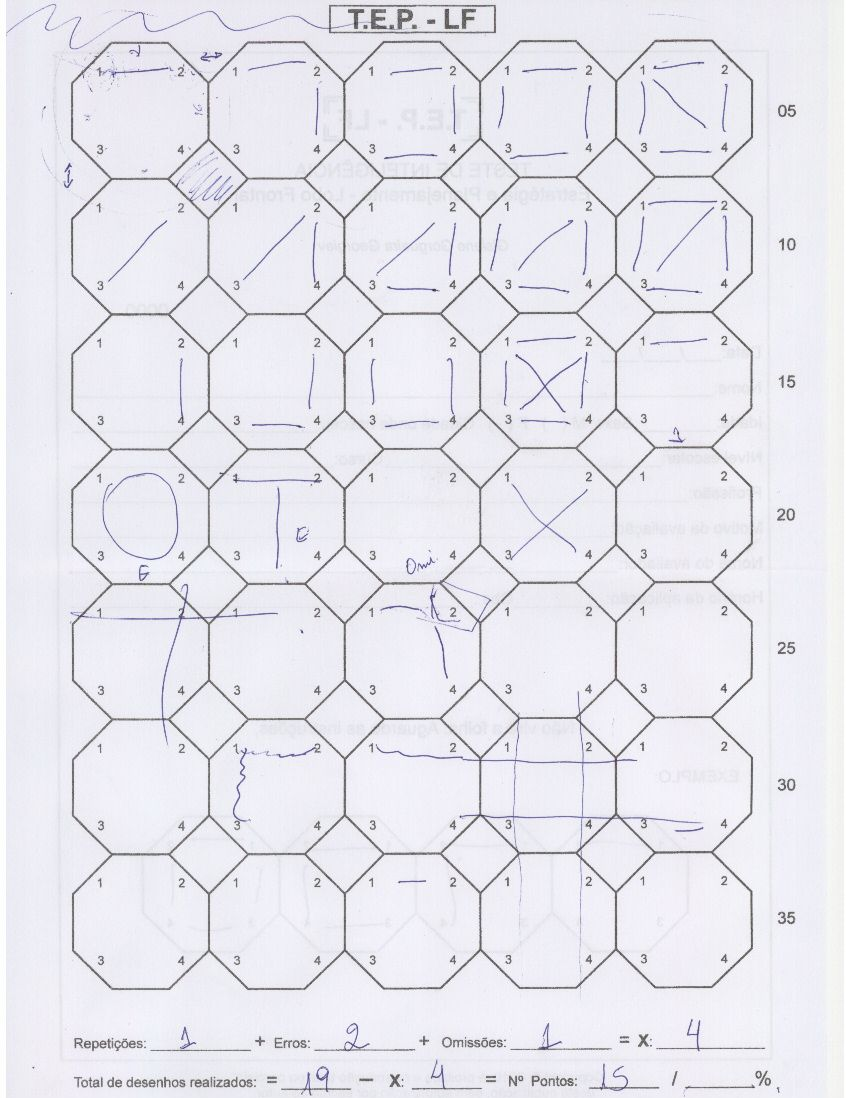
#> input picture test01.jpeg, 846 x 1098 px
$ python contour01.py
#> lines starting #> are read from the running program, lines starting #| are printed output that depends on the picture; after the words box and inside, x2 and y2 are one past the last pixel; in counts of white or black regions, pixels touching at a corner belong together
import cv2
import numpy as np
from operator import itemgetter

def print_octagons(octagons):
    for octagon in octagons:
        print("[%s, %s]" % (str(octagon[0]), str(octagon[1])))

def unify_octagons_x(octagons):
    for left in xrange(1, len(octagons)):
        for right in xrange(left, len(octagons)):
            if abs(octagons[left][0] - octagons[right][0]) < 10:
                octagons[right] = (octagons[left][0], octagons[right][1], octagons[right][2])

def unify_octagons_y(octagons):
    for left in xrange(1, len(octagons)):
        for right in xrange(left, len(octagons)):
            if abs(octagons[left][1] - octagons[right][1]) < 10:
                octagons[right] = (octagons[right][0], octagons[left][1], octagons[right][2])

def export_images(octagons):
    number = 0
    for octagon in octagons:
        number = number + 1
        filename = "out-contours/" + str(number) + ".jpg"
        print("Exporting...[%s]" % (str(number)))
        cv2.imwrite(filename, octagon[2])

img = cv2.imread('test01.jpeg')
#> img is the input picture: shape (1098, 846, 3); mean B, G, R 238.1, 230.8, 231.3
gray = cv2.cvtColor(img,cv2.COLOR_BGR2GRAY)
ret,thresh = cv2.threshold(gray,0,255,cv2.THRESH_BINARY_INV+cv2.THRESH_OTSU)
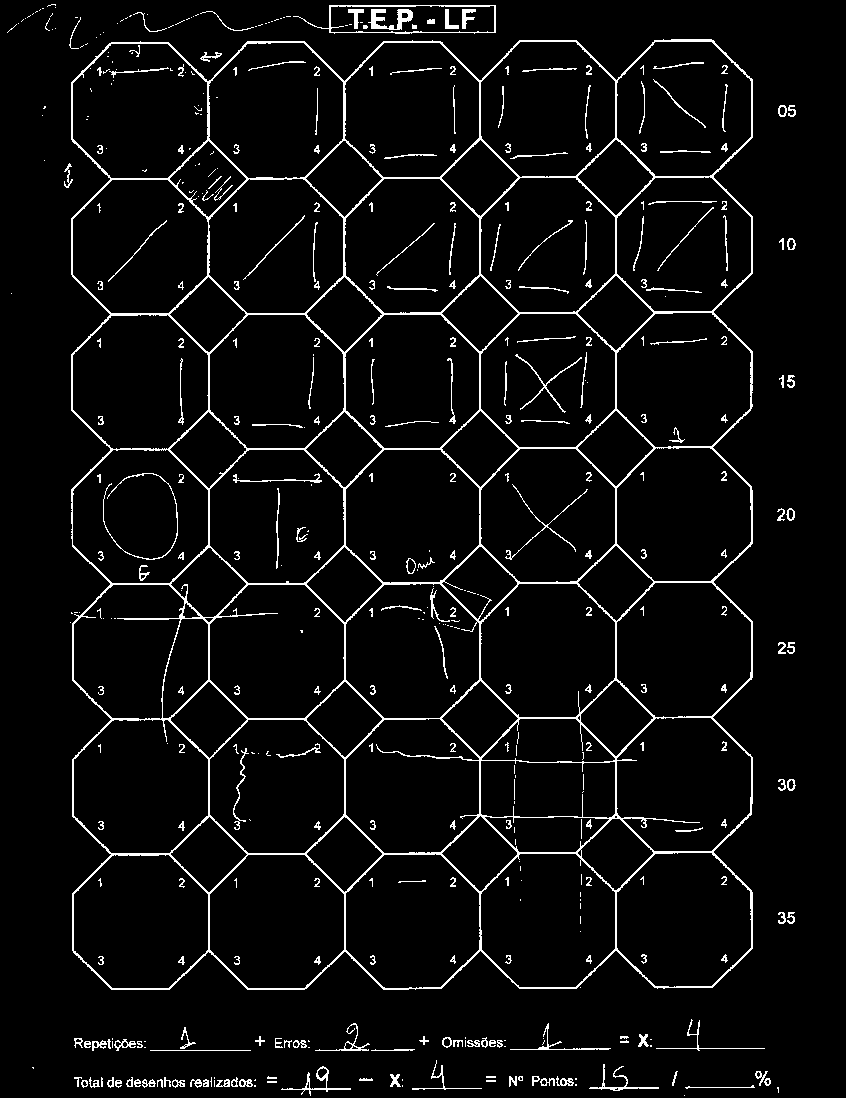
#> thresh: shape (1098, 846); 4.8% white in thin lines or dots
#> ret = 181
thresh = cv2.dilate(thresh,None,iterations = 2)
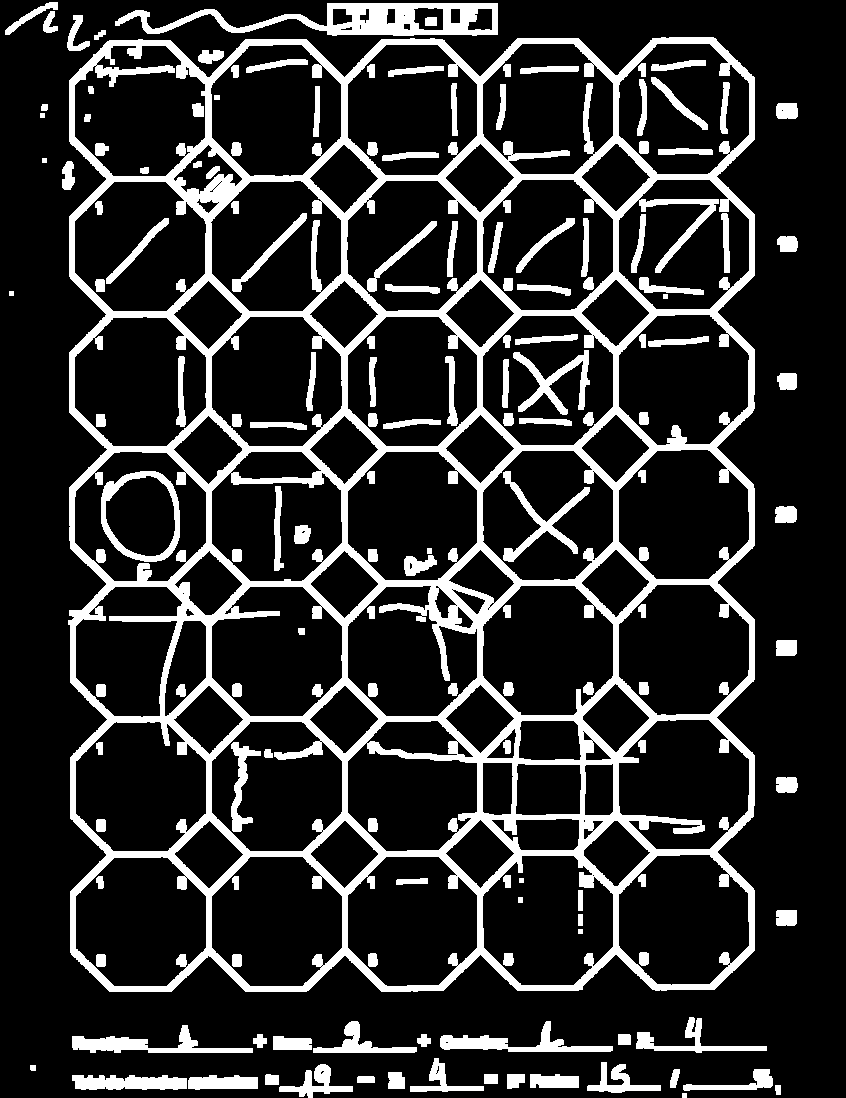
#> thresh: shape (1098, 846); 17.1% white; 156 white regions, largest, box (x1, y1, x2, y2) and area: (68, 37, 755, 992) 108743, (115, 3, 498, 36) 5448, (72, 1025, 253, 1053) 1763
thresh = cv2.erode(thresh,None)
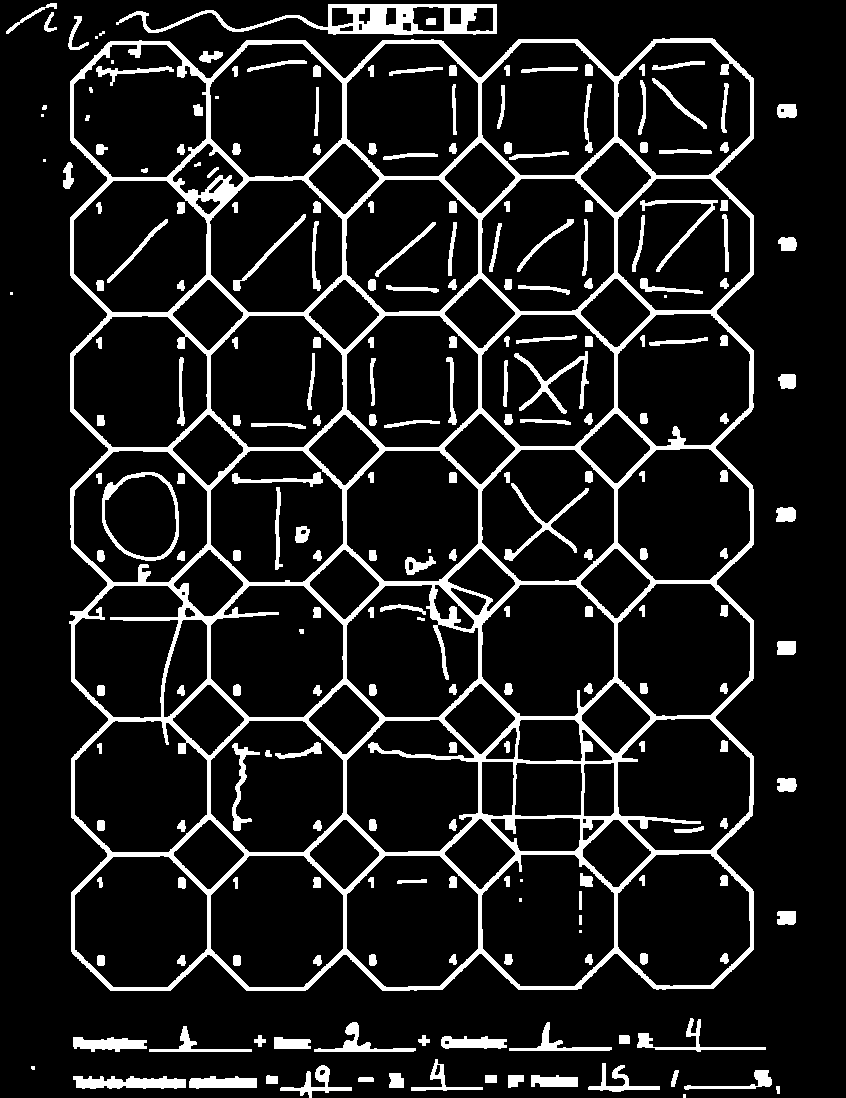
#> thresh: shape (1098, 846); 11.3% white; 229 white regions (14 under 20 px)

contours,hierarchy = cv2.findContours(thresh,cv2.RETR_LIST,cv2.CHAIN_APPROX_SIMPLE)
#> contours = 320 contours, 28 with area under 20; largest, box (x1, y1, x2, y2) and area: (69, 38, 754, 991) 615762, (481, 42, 615, 176) 14520, (481, 178, 615, 312) 14510, (209, 43, 343, 178) 14486, (73, 180, 208, 313) 14467
number = 0

#template = cv2.imread('search-pattern01.jpeg')

octagons = []
for cnt in contours:
    hull = cv2.convexHull(cnt)
    area = cv2.contourArea(hull)
    P = cv2.arcLength(hull,True)

    if ((area != 0) and (13<= P**2/area <= 14)):
        #cv2.drawContours(img,[hull],0,255,3)
        x,y,w,h = cv2.boundingRect(hull)
        roi = img[y:y+h,x:x+w]
        #cv2.imshow(str(number),roi)
        if len(roi) > 89:
            M = cv2.moments(cnt)
            centroid_x = int(M['m10']/M['m00'])
            centroid_y = int(M['m01']/M['m00'])
            octagons += [(centroid_x, centroid_y, roi)]
#> this loop made 320 passes
#> (area, P, x, y, w, h, centroid_x, centroid_y) on passes 57, 58, 59, 60, 61, 90, 91, 93, 94, 123, 125, 127: (14354, 435.8, 346, 855, 133, 133, 411, 920), (14468.5, 437.5, 210, 855, 134, 133, 276, 921), (14450, 436.8, 74, 855, 134, 133, 140, 921), (14454.5, 436.9, 481, 854, 134, 133, 547, 920), (14464.5, 436.6, 617, 853, 134, 134, 683, 919), (14483.5, 437.2, 210, 720, 134, 133, 276, 786), (14476, 437.3, 74, 720, 134, 133, 140, 787), (14369.5, 435.2, 346, 719, 133, 134, 411, 786), (14417.5, 435.3, 617, 718, 134, 133, 683, 783), (14461, 437.5, 210, 585, 134, 133, 276, 651), (14485.5, 437.5, 481, 584, 134, 133, 547, 649), (14178.5, 433.4, 346, 584, 133, 134, 407, 654)
#> (area, P, x, y, w, h) on passes 13, 24, 25, 145, 157: (28.5, 19.9, 319, 1069, 7, 7), (80, 32.97, 418, 1035, 12, 11), (89, 34.63, 254, 1035, 12, 12), (25, 18.49, 300, 529, 7, 6), (5559.5, 268.9, 102, 472, 77, 89)
#> after the loop, octagons = 33 items
            #number = number + 1
            #cv2.imwrite("out-contours/" + str(number) + ".jpg", roi)

print_octagons(octagons)
#> the loop in print_octagons, `for octagon in octagons:` made 33 passes
#| [411, 920]
#| [276, 921]
#| [140, 921]
#| [547, 920]
#| [683, 919]
#| [276, 786]
#| [140, 787]
#| [411, 786]
#> (further printed lines are left out)
print(str(len(octagons)))
#| 33
## Sort by Y (descending)
#octagons.sort(key=itemgetter(1), reverse=True)
## Sort by X (ascending)
#octagons.sort(key=itemgetter(0))

octagons.sort(key=itemgetter(0))
#octagons.sort(key=itemgetter(1))
print('--- sorted by x')
print_octagons(octagons)
#> the loop in print_octagons (call 2), `for octagon in octagons:` made 33 passes
#| [139, 381]
#| [139, 246]
#| [139, 111]
#| [140, 921]
#| [140, 787]
#| [140, 516]
#| [275, 246]
#| [275, 110]
#> (further printed lines are left out)

print('--- unified by x')
unify_octagons_x(octagons)
#> the loop in unify_octagons_x, `for left in xrange(1, len(octagons)):` made 32 passes
print_octagons(octagons)

print('--- unified by y')
octagons.sort(key=itemgetter(1))
unify_octagons_y(octagons)
#> the loop in unify_octagons_y, `for left in xrange(1, len(octagons)):` made 32 passes
print_octagons(octagons)

print('--- final result by x')
octagons.sort(key=itemgetter(1))
octagons.sort(key=itemgetter(0))
print_octagons(octagons)

print('--- final result by y')
octagons.sort(key=itemgetter(0))
octagons.sort(key=itemgetter(1))
print_octagons(octagons)
print(str(len(octagons)))
#| 33

export_images(octagons)
#> the loop in export_images, `for octagon in octagons:` made 33 passes
#> filename on passes 1 to 12: 'out-contours/1.jpg', 'out-contours/2.jpg', 'out-contours/3.jpg', 'out-contours/4.jpg', 'out-contours/5.jpg', 'out-contours/6.jpg', 'out-contours/7.jpg', 'out-contours/8.jpg', 'out-contours/9.jpg', 'out-contours/10.jpg', 'out-contours/11.jpg', 'out-contours/12.jpg'
#> (printed output is left out)
#> pass 1, in export_images, `cv2.imwrite(filename, octagon[2])`:
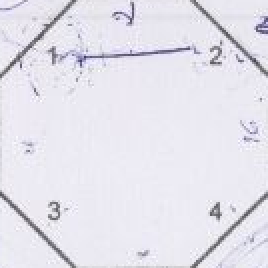
#> saved as 1.jpg: shape (134, 134, 3) (shown 2 times larger); mean B, G, R 235.6, 226.8, 228.3
#> pass 2, in export_images, `cv2.imwrite(filename, octagon[2])`:
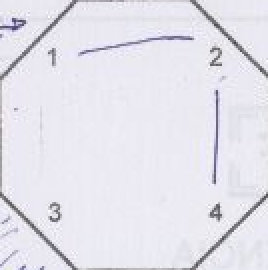
#> saved as 2.jpg: shape (135, 134, 3) (shown 2 times larger); mean B, G, R 235.6, 227.3, 228.4
#> after the loop in export_images, `for octagon in octagons:`: number = 33
# [11 lines of commented-out code are left out]
